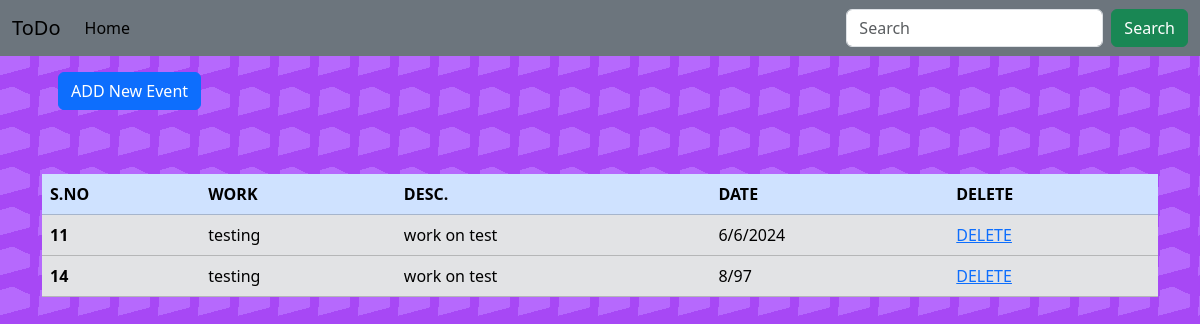
Before: / with the older database file.
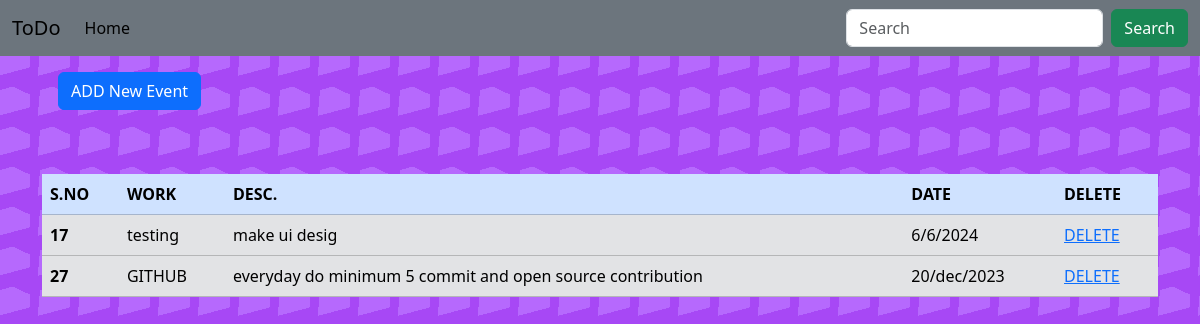
After: the same page with the newer database file.
### home/models.py (models this page shows, shortened)
class event(models.Model):
    work = models.CharField(max_length=300)
    workdes = models.CharField(max_length=500)
    date = models.CharField(max_length=100)
    timeStamp=models.DateTimeField(auto_now_add=True, blank=True)

### home/views.py (the view)
# urls.py: 2. Add a URL to urlpatterns:  path('', views.home, name='home')
def home(request , event_id=0):
    if request.method == "POST":
        work = request.POST["work"]
        workdes = request.POST["workdes"]
        date = request.POST["date"]
        event1 =event(work = work , workdes = workdes ,  date = date)
        event1.save()
    if event_id:
        event_to_removed = event.objects.get(id = event_id)
        event_to_removed.delete()
    allevent = event.objects.all()
    context = {'allevent' : allevent}
    return render(request,"home.html" , context)

### home/templates/home.html (shortened to what this page needs)
{%extends "index.html" %}
{%block body %}
<button type="button" class="btn btn-primary my-3 mx-3" data-bs-toggle="modal" data-bs-target="#exampleModal">
    ADD New Event
  </button>
  <br><br><br>
  <table class="table">
    <thead>
      <tr class="table-primary">
        <th scope="col">S.NO</th>
        <th scope="col">WORK </th>
        <th scope="col">DESC.</th>
        <th scope="col">DATE</th>
        <th scope="col">DELETE</th>
      </tr>
    </thead>
    <tbody class="table-secondary">
       {% for event in allevent %}
        <tr >
        <th scope="row">{{event.id}}</th>
        <td>{{event.work}}</td>
        <td>{{event.workdes}}</td>
        <td>{{event.date}}</td>
        <td> <a href="/{{event.id}}" > DELETE</a></td>
      </tr>
      {% endfor %}
    </tbody>
  </table>
{%endblock body%}

### home/templates/index.html (shortened to what this page needs)
<!doctype html>
<html lang="en">
  <head>
    <link href="https://cdn.jsdelivr.net/npm/bootstrap@5.3.2/dist/css/bootstrap.min.css" rel="stylesheet">
  </head>
  <body><nav class = "navbar navbar-expand-lg  bg-secondary" >
    <div class="container-fluid">
      <a class="navbar-brand" href="/">ToDo</a>
      <div class="collapse navbar-collapse" id="navbarSupportedContent">
        <ul class="navbar-nav me-auto mb-2 mb-lg-0">
          <li class="nav-item">
            <a class="nav-link active" aria-current="page" href="/">Home</a>
          </li>
        </ul>
        <form action = "/search"  method = "POST" class="d-flex" role="search" >
          <input class="form-control me-2" name ="find" type="search" placeholder="Search" aria-label="Search">
          <button class="btn btn-success" type="submit">Search</button>
        </form>
      </div>
    </div>
  </nav><div class="container">{% block body%} {% endblock %}</div>
  </body>
</html>

### home/templates/index.html (style rules this page uses)
body { width: 100%; height: 100%; --color: #a748f5; background: linear-gradient(95deg, var(--color) 25%, transparent 25%) -50px 0, linear-gradient(-15deg, var(--color) 25%, transparent 25%) -50px 0, linear-gradient(25deg, transparent 75%, var(--color) 75%) -50px 0, linear-gradient(-45deg, transparent 75%, var(--color) 75%) -50px 0, linear-gradient(-15deg, transparent 75%, var(--color) 75%) -50px 0; background-color: #b669fd; background-size: 40px 40px; }

Changed rows visible on the page:
removed event: id "11", work "testing", workdes "work on test", date "6/6/2024"
removed event: id "14", work "testing", workdes "work on test", date "8/97"
added event: id "17", work "testing", workdes "make ui desig", date "6/6/2024"
added event: id "27", work "GITHUB", workdes "everyday do minimum 5 commit and open source contribution", date "20/dec/2023"
